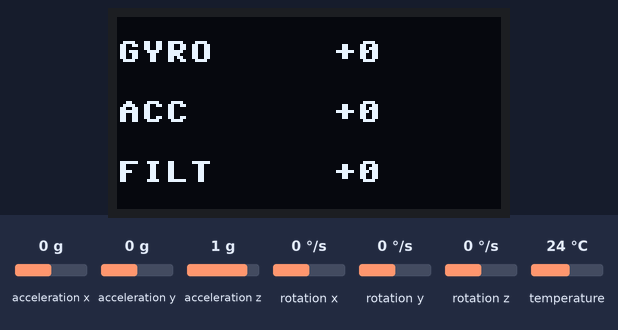
Bench run of a program on a simulated Raspberry Pi Pico running MicroPython. On the bench: 128×64 one-colour display. Inputs (shaded band) come from the test bench; at power-on: acceleration y 0 g, acceleration z 1 g, rotation x 0 °/s, acceleration x 0 g, rotation y 0 °/s, rotation z 0 °/s, temperature 24 °C. Files that are not in the repository are absent; library files of the repository ran but are not shown: ssd1306.py; what the program prints to the serial console is not drawn.

Above: at 1.3 s.
1.4 s: acceleration y set to -1.4 g
At 2.11 s:
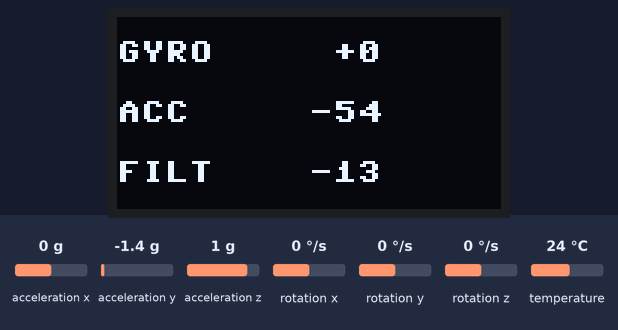
2.9 s: acceleration z set to -1.4 g
At 2.93 s:
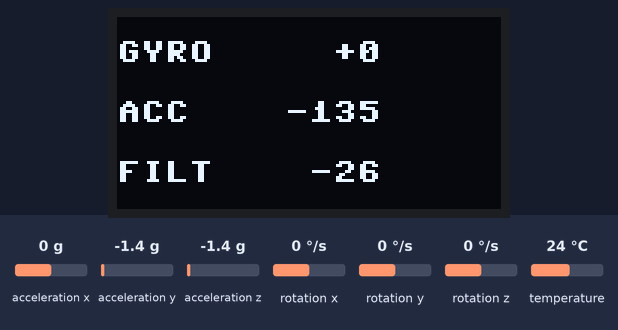
4.4 s: rotation x set to -192 °/s
At 4.43 s:
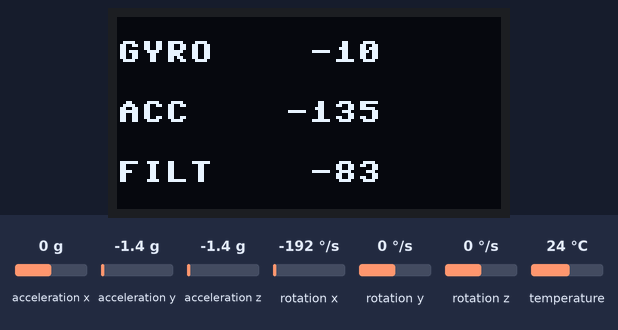
5.9 s: acceleration y set to -0.8 g
At 5.94 s:
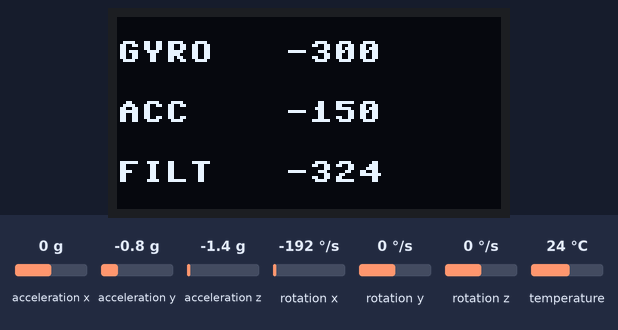
7.4 s: acceleration z set to -0.8 g
At 9.85 s:
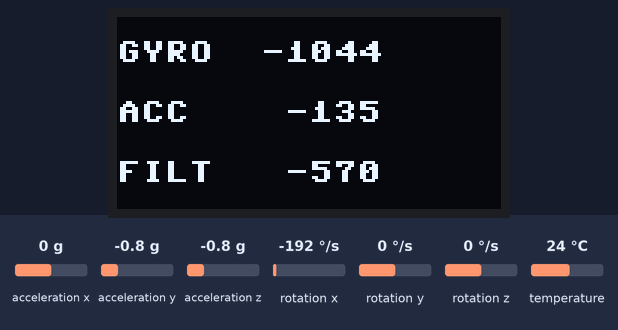

Measured:
- after the input at 1.4 s, the display: first changes at once (image 1 shows a later state)

The program:

10-demo-complementary-filter.py
```python
import machine
import struct
import time
import math
import json
import config

# MPU6050 wiring (I2C1):
#   SDA -> GPIO10 (I2C1 SDA)
#   SCL -> GPIO11 (I2C1 SCL)
#
# OLED wiring (SPI0) is defined in config.py.
#
# Load this file onto the Pico with Thonny and run it (F5), or run
# headlessly with mpremote (requires config.py and lib/ssd1306.py to
# already be copied onto the Pico's filesystem).
#
# Shows three independent estimates of roll (tilt about the long axis)
# side by side: GYRO (integrated gyro rate - responsive but drifts, like
# the 09 demo), ACC (angle computed straight from gravity via the
# accelerometer - noisy but never drifts), and FILT (a complementary
# filter blending both - fast like the gyro, stable like the
# accelerometer). Tilt the sensor slowly, then quickly, and watch how
# differently each row reacts. This is the same sensor-fusion technique
# Chapter 13 uses (with a magnetometer added) to get a stable heading.
I2C_SDA_PIN = 10
I2C_SCL_PIN = 11
I2C_BUS = 1
MPU6050_ADDRESS = 0x68
PWR_MGMT_1 = 0x6B
ACCEL_XOUT_H = 0x3B

ACCEL_SCALE = 16384.0  # LSB per g at the default +/-2g range
GYRO_SCALE = 131.0      # LSB per deg/s at the default +/-250 deg/s range
CALIBRATION_FILE = "calibration.json"
FILTER_ALPHA = 0.98      # weight given to the gyro term each step

sda = machine.Pin(I2C_SDA_PIN)
scl = machine.Pin(I2C_SCL_PIN)
i2c = machine.I2C(I2C_BUS, sda=sda, scl=scl, freq=400000)

# Wake the sensor - it powers on in sleep mode
i2c.writeto_mem(MPU6050_ADDRESS, PWR_MGMT_1, bytes([0x00]))
time.sleep_ms(100)

oled = config.init_display()
WHITE = config.WHITE
BLACK = config.BLACK

try:
    with open(CALIBRATION_FILE) as f:
        cal = json.load(f)
    gx_offset = cal.get("gx_offset", 0.0)
    print("Loaded gx_offset = {:.2f} deg/s from {}".format(gx_offset, CALIBRATION_FILE))
except OSError:
    gx_offset = 0.0
    print("No {} found - run 08-calibrate-gyro.py first. Using gx_offset = 0.0.".format(CALIBRATION_FILE))


def read_motion():
    # 14 bytes starting at ACCEL_XOUT_H: accel x/y/z, temp, gyro x/y/z
    data = i2c.readfrom_mem(MPU6050_ADDRESS, ACCEL_XOUT_H, 14)
    ax, ay, az, _t, gx, _gy, _gz = struct.unpack(">hhhhhhh", data)
    return ax / ACCEL_SCALE, ay / ACCEL_SCALE, az / ACCEL_SCALE, gx / GYRO_SCALE


ax, ay, az, gx = read_motion()
gyro_roll = math.degrees(math.atan2(ay, az))
filtered_roll = gyro_roll

last_ms = time.ticks_ms()

print("Comparing gyro-only, accel-only, and filtered roll. Ctrl-C to stop.")

try:
    while True:
        now_ms = time.ticks_ms()
        dt = time.ticks_diff(now_ms, last_ms) / 1000.0
        last_ms = now_ms

        ax, ay, az, gx = read_motion()
        accel_roll = math.degrees(math.atan2(ay, az))
        gyro_roll += (gx - gx_offset) * dt
        filtered_roll = FILTER_ALPHA * (filtered_roll + (gx - gx_offset) * dt) + (1 - FILTER_ALPHA) * accel_roll

        oled.fill(BLACK)
        oled.text("GYRO {:+6.0f}".format(gyro_roll), 0, 8, WHITE)
        oled.text("ACC  {:+6.0f}".format(accel_roll), 0, 28, WHITE)
        oled.text("FILT {:+6.0f}".format(filtered_roll), 0, 48, WHITE)
        oled.show()

        print("gyro={:+7.1f}  acc={:+7.1f}  filt={:+7.1f}".format(gyro_roll, accel_roll, filtered_roll))
        time.sleep_ms(50)
except KeyboardInterrupt:
    print("Got ctrl-c, stopping")
```

config.py
```python
# Hardware configuration for the MPU6050 IMU kit.

from machine import Pin, SPI
import ssd1306

# ---------------------------------------------------------------------------
# OLED display (SPI0) - 2.42" SSD1306/SSD1309, same pins as compass-hmc5883l
# ---------------------------------------------------------------------------
WIDTH = 128
HEIGHT = 64

SCL_PIN = 2  # SPI clock
SDA_PIN = 3  # SPI MOSI
RES_PIN = 4
DC_PIN = 5
CS_PIN = 6

WHITE = 1
BLACK = 0
NO_FILL = 0
FILL = 1


def init_display():
    clock = Pin(SCL_PIN)
    data = Pin(SDA_PIN)
    res = Pin(RES_PIN)
    dc = Pin(DC_PIN)
    cs = Pin(CS_PIN)
    spi = SPI(0, sck=clock, mosi=data)
    return ssd1306.SSD1306_SPI(WIDTH, HEIGHT, spi, dc, res, cs)


# ---------------------------------------------------------------------------
# MPU6050 sensor (I2C1)
# ---------------------------------------------------------------------------
# The RP2040's I2C1 hardware block fixes GPIO10 as SDA and GPIO11 as SCL -
# machine.I2C(1, ...) raises "bad SCL pin" if the roles are swapped.
I2C_SDA_PIN = 10
I2C_SCL_PIN = 11
I2C_BUS = 1

# Aux I2C pass-through pins - usually unconnected on GY-521 breakouts
XDA_PIN = 12
XCL_PIN = 13

# Address select pin: low/floating = 0x68, high = 0x69
AD0_PIN = 14

# Interrupt output, only active once configured in the driver
INT_PIN = 15

# I2C addresses and identity register
MPU6050_ADDRESS_LOW = 0x68   # AD0 tied low (or floating with internal pull-down)
MPU6050_ADDRESS_HIGH = 0x69  # AD0 tied high
WHO_AM_I_REG = 0x75
WHO_AM_I_EXPECTED = 0x68     # MPU6050 always reports 0x68 here, regardless of AD0
```
